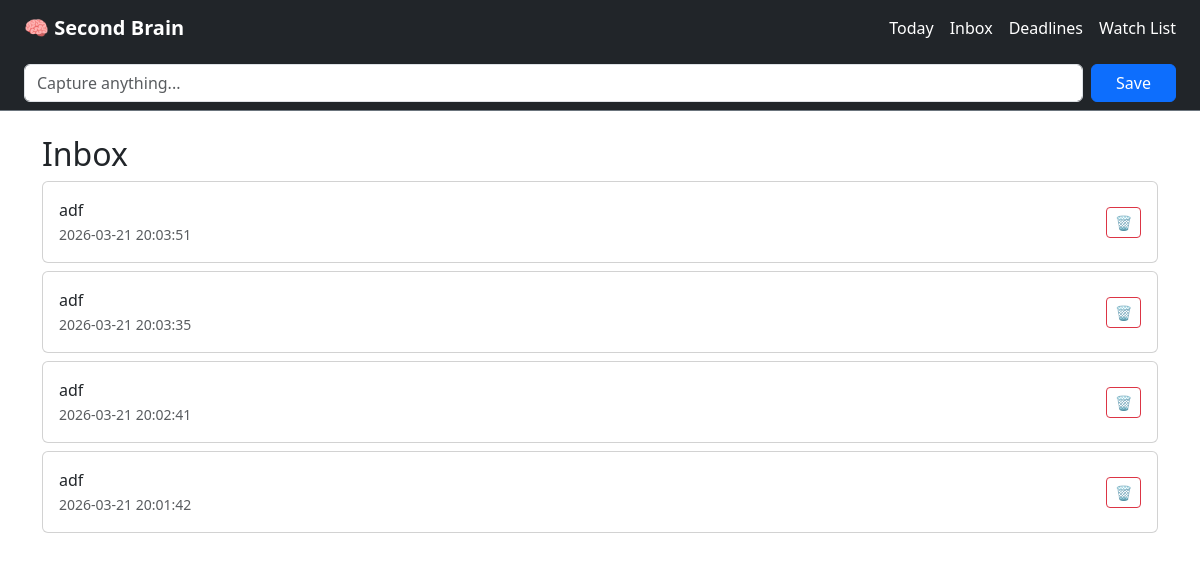
/inbox, run on an earlier commit of the app's database.
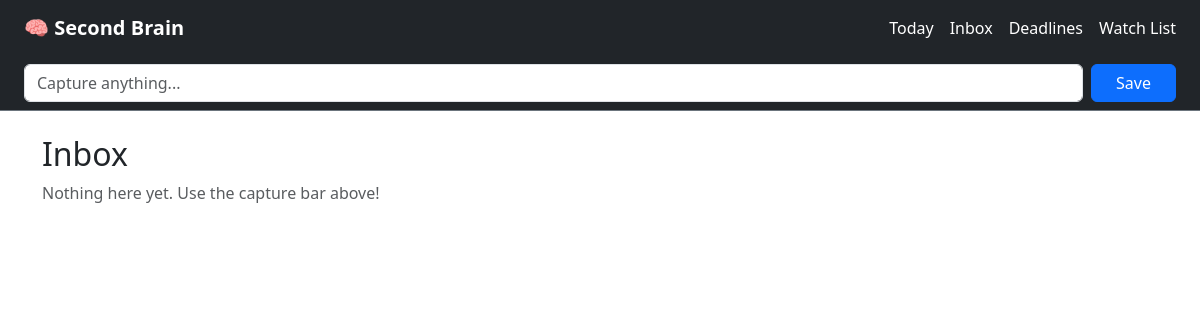
And on a later commit of the database.
### tables this page shows
CREATE TABLE items (
            id          INTEGER  PRIMARY KEY AUTOINCREMENT,
            content     TEXT     NOT NULL,
            type        TEXT     NOT NULL DEFAULT 'idea',
            status      TEXT     NOT NULL DEFAULT 'inbox',
            due_date    DATE,
            subject     TEXT,
            url         TEXT,
            source      TEXT     DEFAULT 'other',
            is_favorite INTEGER  NOT NULL DEFAULT 0,
            created_at  DATETIME NOT NULL DEFAULT (datetime('now'))
        );

### app.py (the view)
@app.route("/inbox", methods=["GET", "POST"])
def inbox():
    db = get_db()
    if request.method == "POST":
        content = request.form.get("content", "").strip()
        if content:
            db.execute("INSERT INTO items (content) VALUES (?)", (content,))
            db.commit()
    items = db.execute("SELECT * FROM items ORDER BY created_at DESC").fetchall()
    db.close()
    return render_template("inbox.html", items=items)

### database.py (called while the page is built)
def get_db():
    conn = sqlite3.connect(DB_PATH)
    conn.row_factory = sqlite3.Row
    return conn

### templates/inbox.html
{% extends "layout.html" %}
{% block content %}
<h2>Inbox</h2>
{% if items %}
  {% for item in items %}
    <div class="card mb-2 p-3 d-flex flex-row justify-content-between align-items-center">
      <div>
        <p class="mb-0">{{ item['content'] }}</p>
        <small class="text-muted">{{ item['created_at'] }}</small>
      </div>
      <form action="/delete/{{ item['id'] }}" method="POST">
        <button class="btn btn-sm btn-outline-danger" type="submit">🗑️</button>
      </form>
    </div>
  {% endfor %}
{% else %}
  <p class="text-muted">Nothing here yet. Use the capture bar above!</p>
{% endif %}
{% endblock %}

What changed in the data, as far as the page shows it:
removed items: content "adf", created_at "2026-03-21 20:03:51"
removed items: content "adf", created_at "2026-03-21 20:03:35"
removed items: content "adf", created_at "2026-03-21 20:02:41"
removed items: content "adf", created_at "2026-03-21 20:01:42"
Also different on the page:
text now shown: "Nothing here yet. Use the capture bar above!"
